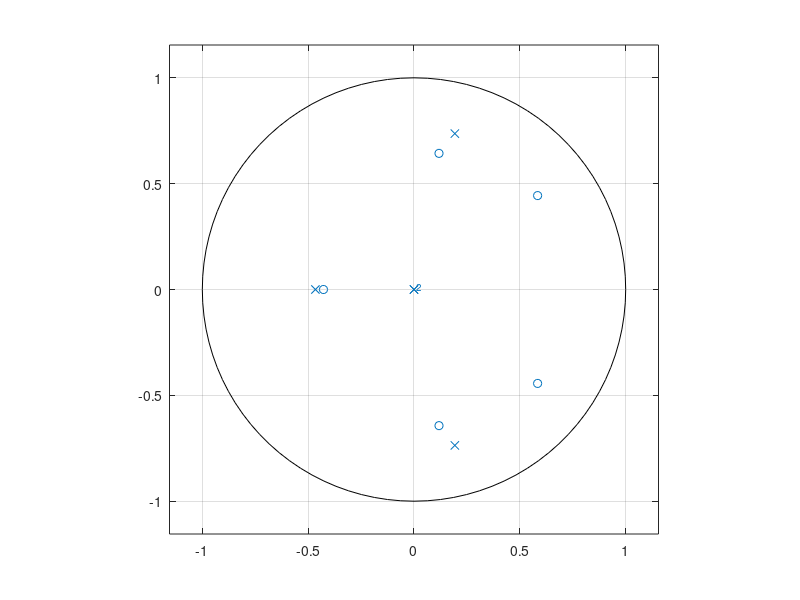
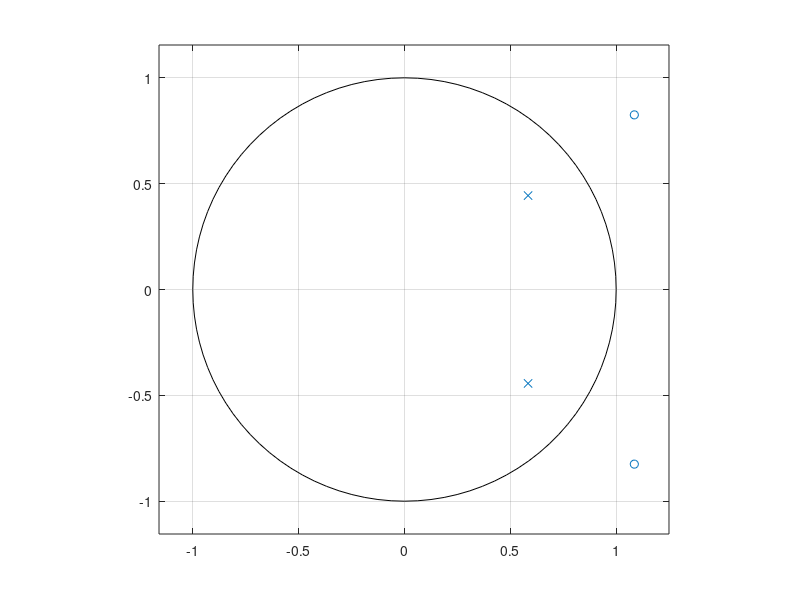
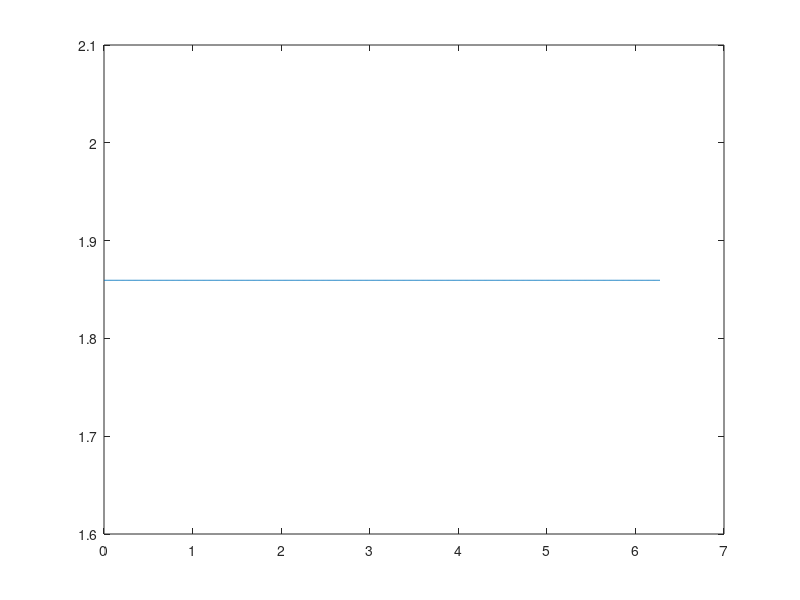
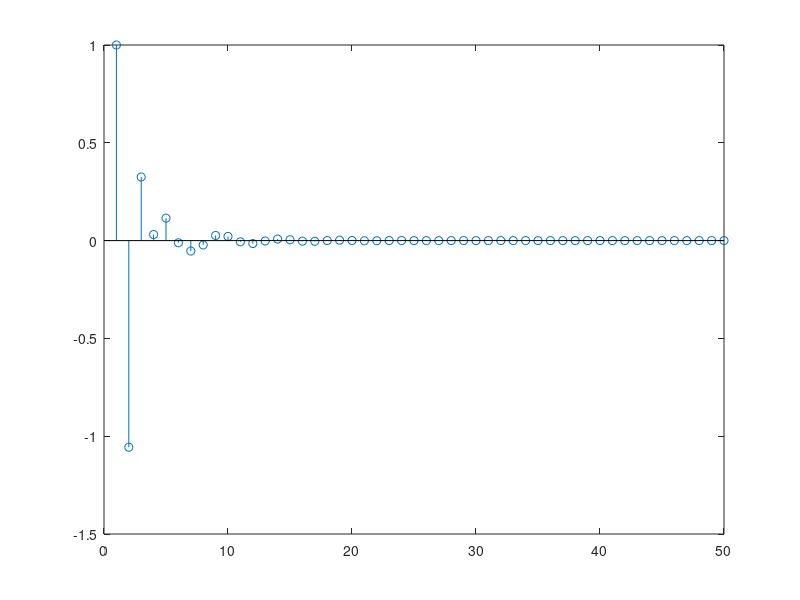

MATLAB code for these plots, in order:
% Es 25

% Given the filter with 
% B(z)=[1, -1.98, 1.77, -0.17, 0.21, 0.34], 
% A(z)=[1, 0.08, 0.40 ,0.27]
% Compute the allpass-minimum phase decomposition of H(z)
% Check the results using ?zplane?
% Plot the magnitude of Hap(omega) using N = 1024 samples
% Plot the first 50 samples of h_min(n)

close all
clearvars
clc

%% define filter

B = [1, -1.98, 1.77, -0.17, 0.21, 0.34];
A = [1, 0.08, 0.40 ,0.27];

%% all-pass minimum phase decomposition

% compute the zeroes and the poles
zeroes = roots(B);
poles = roots(A);

% The minimum phase system contains zeroes and poles inside the unit circle
% plus the conj reciprocal of zeros outside the unit circle
z_min = zeroes(abs(zeroes) <= 1);
p_min = poles(abs(poles) <=1);

% check if there are zeros outside the unit circle
if any(abs(zeroes) > 1)
    z_min = [z_min; 1./conj(zeroes(abs(zeroes) > 1))];
    % allpass decomposition
    p_ap = 1./conj(zeroes(abs(zeroes) > 1));
    z_ap = zeroes(abs(zeroes) > 1);
end

B_min = poly(z_min);
A_min = poly(p_min);

B_ap = poly(z_ap);
A_ap = poly(p_ap);

%% check on zplane

figure;
zplane(B_min, A_min);

figure;
zplane(B_ap, A_ap);

%% magnitude of Hap

N = 1024;
[Hap, omega] = freqz(B_ap, A_ap, N, 'whole');
figure, plot(omega, abs(Hap));

%% h min

% minimum phase systems have always the energy concentrated in the first
% temporal samples
N = 50;
delta = zeros(1, N);
delta(1) = 1;
hmin = filter(B_min, A_min, delta);
figure, stem(hmin)








